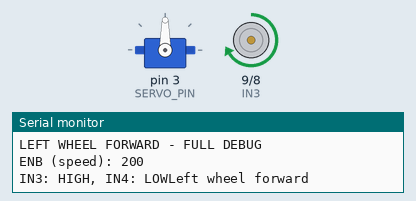
Bench run of a sketch on a simulated Arduino Uno, built with avr-gcc and run on an emulated ATmega328P. Shown: servo, motor-driver pin pairs drawn as motors (green arrow = first pin HIGH = forward, orange = second pin HIGH = backward, longer = more drive, scaled by the enable pin), the last lines printed to the serial monitor.

Above: at 3.0 s.
At 7.6 s:
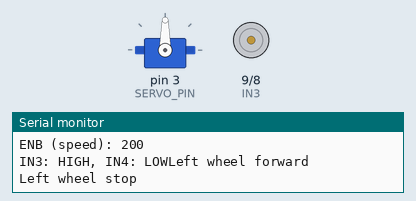
Timing chart, 0 to 9.0 s (numbered marks = the images above):
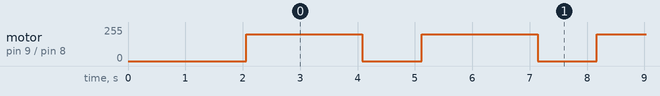

The sketch:

LeftWheelComplete.ino
```cpp
#include <Servo.h>
#include <NewPing.h>

// Left motor pins (verified working)
#define ENB 10  // Left motor speed
#define IN3 9   // Left motor direction
#define IN4 8   // Left motor direction

// Sensor pins (verified working)
#define SERVO_PIN 3    // Servo on pin 3
#define TRIG_PIN 2     // Ultrasonic TRIG on pin 2
#define ECHO_PIN 4     // Ultrasonic ECHO on pin 4

const int MOTOR_SPEED = 200;
const int OBSTACLE_DISTANCE = 15;  // cm
const int MAXIMUM_DISTANCE = 200;  // cm

NewPing sonar(TRIG_PIN, ECHO_PIN, MAXIMUM_DISTANCE);
Servo servo_motor;

void setup() {
  // Left motor setup
  pinMode(ENB, OUTPUT);
  pinMode(IN3, OUTPUT);
  pinMode(IN4, OUTPUT);

  // Servo setup
  servo_motor.attach(SERVO_PIN);
  servo_motor.write(90);  // Center position

  Serial.begin(9600);
  delay(2000);
  Serial.println("Left Wheel + Sensors Test");
}

// Verified working motor functions
void leftWheelForward() {
  Serial.println("LEFT WHEEL FORWARD - FULL DEBUG");
  Serial.print("ENB (speed): "); Serial.println(MOTOR_SPEED);
  Serial.print("IN3: HIGH, IN4: LOW");

  analogWrite(ENB, MOTOR_SPEED);
  digitalWrite(IN3, HIGH);
  digitalWrite(IN4, LOW);

  delay(10);  // Short delay to ensure signal stability
  Serial.println("Left wheel forward");
}

void leftWheelBackward() {
  analogWrite(ENB, MOTOR_SPEED);
  digitalWrite(IN3, LOW);
  digitalWrite(IN4, HIGH);
  Serial.println("Left wheel backward");
}

void leftWheelStop() {
  digitalWrite(IN3, LOW);
  digitalWrite(IN4, LOW);
  analogWrite(ENB, 0);
  Serial.println("Left wheel stop");
}

// Sensor functions
int getDistance() {
  int distance = sonar.ping_cm();
  if (distance == 0) distance = MAXIMUM_DISTANCE;
  Serial.print("Distance: ");
  Serial.print(distance);
  Serial.println(" cm");
  return distance;
}

int lookDirection(int angle) {
  Serial.print("Looking at angle: ");
  Serial.println(angle);

  servo_motor.write(angle);
  delay(500);  // Wait for servo to move

  int distance = getDistance();
  delay(100);

  return distance;
}

void loop() {
  Serial.println("\n--- Starting new scan ---");

  // FORCE MOVEMENT FOR TESTING
  leftWheelForward();
  delay(2000);
  leftWheelStop();
  delay(1000);

  // Commented out original obstacle detection logic
  /*
  servo_motor.write(90);
  delay(500);
  int frontDistance = getDistance();

  if (frontDistance < OBSTACLE_DISTANCE) {
    Serial.println("Obstacle detected! Stopping...");
    leftWheelStop();
    delay(500);

    // Back up a bit
    Serial.println("Backing up...");
    leftWheelBackward();
    delay(1000);
    leftWheelStop();
    delay(500);

    // Look right (0 degrees)
    int rightDistance = lookDirection(0);
    delay(500);

    // Look left (180 degrees)
    int leftDistance = lookDirection(180);
    delay(500);

    // Return to center
    servo_motor.write(90);
    delay(500);

    // Choose direction based on distances
    Serial.println("\nDistance Summary:");
    Serial.print("Right: "); Serial.println(rightDistance);
    Serial.print("Left: "); Serial.println(leftDistance);

    if (rightDistance > leftDistance) {
      Serial.println("More space on right - moving forward");
      leftWheelForward();
    } else {
      Serial.println("More space on left - moving backward");
      leftWheelBackward();
    }
    delay(750);  // Turn duration
    leftWheelStop();

  } else {
    // No obstacle, move forward
    leftWheelForward();
  }

  delay(100);  // Small delay between readings
  */
}
```

Measured:
- by itself, motor on pin 9 (IN3) / pin 8 (IN4): alternates forward 200/255 for 2.0 s and stopped for 1.0 s
